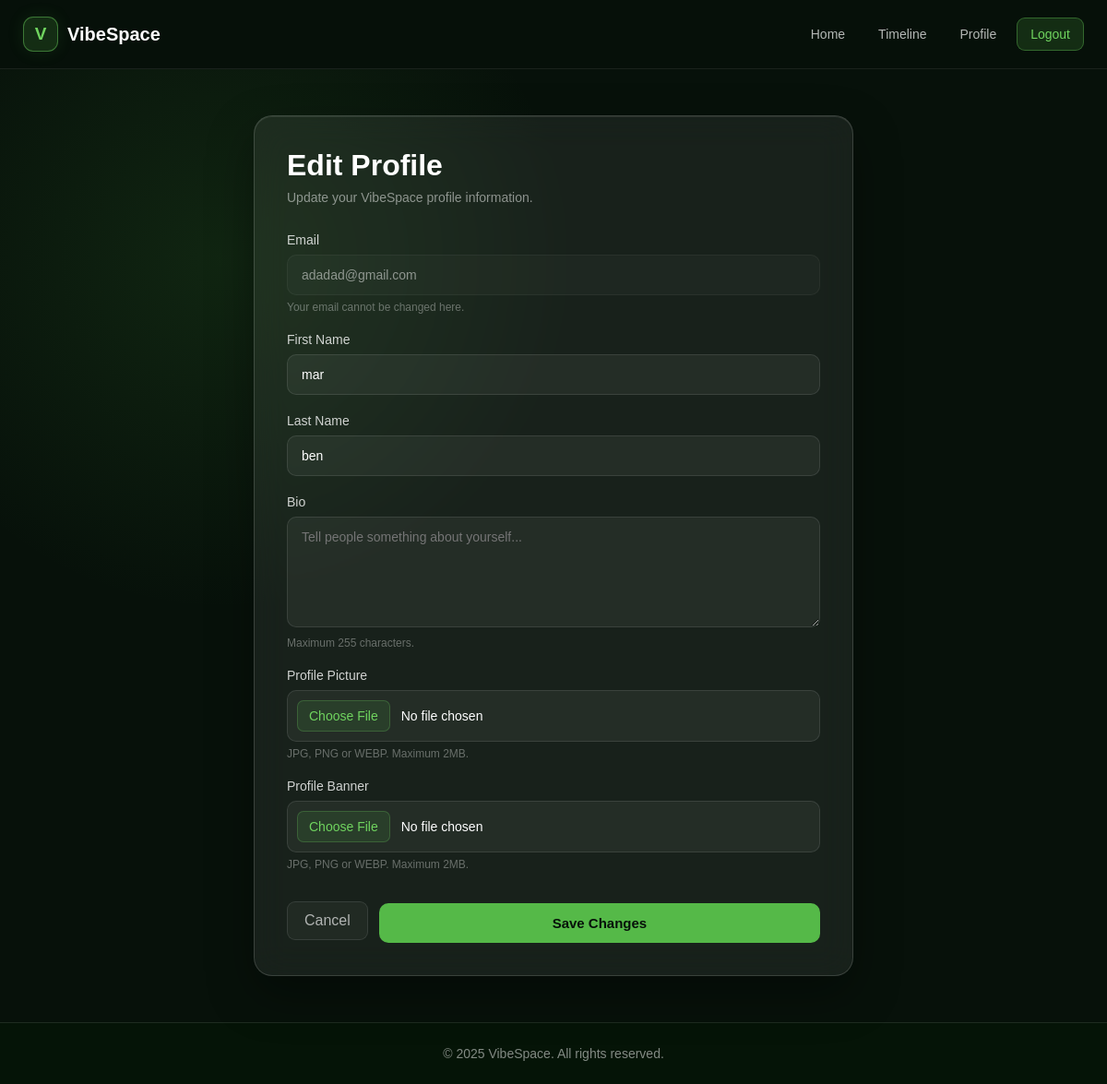
Screenshot of /edit_profile.php (signed in) with the database file from the repository.
### tables this page shows
CREATE TABLE `users` (
  `id` int(11) NOT NULL,
  `email` varchar(100) NOT NULL,
  `first_name` varchar(50) NOT NULL,
  `last_name` varchar(50) NOT NULL,
  `bio` varchar(255) DEFAULT NULL,
  `password` varchar(255) NOT NULL,
  `profile_picture` varchar(255) DEFAULT 'default-profile.png',
  `banner` varchar(255) DEFAULT 'default-banner.jpg',
  `created_at` timestamp NOT NULL DEFAULT current_timestamp()
);

### edit_profile.php (the view, shortened to what this page needs)
<?php
include 'db/dbconnect.php';
$user_id = $_SESSION['user_id'];
$sql = "
    SELECT
        first_name,
        last_name,
        email,
        bio
    FROM users
    WHERE id = ?
";
$stmt = mysqli_prepare($conn, $sql);
mysqli_stmt_bind_param(
    $stmt,
    "i",
    $user_id
);
mysqli_stmt_execute($stmt);
$result = mysqli_stmt_get_result($stmt);
$user = mysqli_fetch_assoc($result);
include 'views/navbar.php';
?>
<div class="edit-profile-page">
    <div class="edit-profile-card glass-card">
        <div class="edit-profile-header">
            <h1>Edit Profile</h1>
            <p>
                Update your VibeSpace profile information.
            </p>
        </div>
        <form
            action="models/update_profile.php"
            method="POST"
            enctype="multipart/form-data"
        >
            <div class="form-group">
                <label for="email">
                    Email
                </label>
                <input
                    type="email"
                    id="email"
                    value="<?php echo htmlspecialchars($user['email']); ?>"
                    disabled
                >
                <small>
                    Your email cannot be changed here.
                </small>
            </div>
            <div class="form-group">
                <label for="first_name">
                    First Name
                </label>
                <input
                    type="text"
                    id="first_name"
                    name="first_name"
                    value="<?php echo htmlspecialchars($user['first_name']); ?>"
                    required
                >
            </div>
            <div class="form-group">
                <label for="last_name">
                    Last Name
                </label>
                <input
                    type="text"
                    id="last_name"
                    name="last_name"
                    value="<?php echo htmlspecialchars($user['last_name']); ?>"
                    required
                >
            </div>
            <div class="form-group">
                <label for="bio">
                    Bio
                </label>
                <textarea
                    id="bio"
                    name="bio"
                    maxlength="255"
                    placeholder="Tell people something about yourself..."
                ><?php echo htmlspecialchars($user['bio'] ?? ''); ?></textarea>
                <small>
                    Maximum 255 characters.
                </small>
            </div>
<div class="form-group">
    <label for="profile_picture">
        Profile Picture
    </label>
    <input
        type="file"
        id="profile_picture"
        name="profile_picture"
        accept="image/jpeg,image/png,image/webp"
    >
    <small>
        JPG, PNG or WEBP. Maximum 2MB.
    </small>
</div>
<div class="form-group">
    <label for="banner">
        Profile Banner
    </label>
    <input
        type="file"
        id="banner"
        name="banner"
        accept="image/jpeg,image/png,image/webp"
    >
    <small>
        JPG, PNG or WEBP. Maximum 2MB.
    </small>
</div>
            <div class="edit-profile-buttons">
                <a
                    href="profile.php"
                    class="cancel-button"
                >
                    Cancel
                </a>
                <button
                    type="submit"
                    class="form-button"
                >
                    Save Changes
                </button>
            </div>
        </form>
    </div>
</div>
<?php
include 'views/footer.php';
?>

### css/style.css (style rules this page uses)
* { margin: 0; padding: 0; box-sizing: border-box; }
body { font-family: Arial, sans-serif; background: #07110a; color: white; min-height: 100vh; }
a { text-decoration: none; color: inherit; }
.glass-card { background: rgba(255, 255, 255, 0.07); backdrop-filter: blur(18px); -webkit-backdrop-filter: blur(18px); border: 1px solid rgba(255, 255, 255, 0.15); border-radius: 20px; box-shadow: 0 20px 50px rgba(0, 0, 0, 0.35), inset 0 1px 0 rgba(255, 255, 255, 0.08); transition: 0.35s ease; }
.form-group { margin-bottom: 18px; }
.form-group label { display: block; margin-bottom: 7px; color: #70d45f; font-size: 14px; font-weight: bold; }
.form-group input { width: 100%; padding: 13px 15px; border: 1px solid rgba(255, 255, 255, 0.15); border-radius: 10px; outline: none; background: rgba(255, 255, 255, 0.07); color: white; font-size: 15px; transition: 0.3s ease; }
.form-group input::placeholder { color: rgba(255, 255, 255, 0.35); }
.form-button { width: 100%; padding: 13px; margin-top: 5px; border: none; border-radius: 10px; background: #55b948; color: #07110a; font-size: 15px; font-weight: bold; cursor: pointer; transition: 0.3s ease; }
.edit-profile-page { min-height: calc(100vh - 70px); padding: 50px 20px; display: flex; justify-content: center; align-items: flex-start; background: radial-gradient( circle at 20% 20%, rgba(85, 185, 72, 0.12), transparent 30% ), #07110a; }
.edit-profile-card { width: 100%; max-width: 650px; padding: 35px; }
.edit-profile-header { margin-bottom: 30px; }
.edit-profile-header h1 { margin-bottom: 8px; }
.edit-profile-header p { color: rgba(255, 255, 255, 0.5); font-size: 14px; }
.edit-profile-card .form-group { margin-bottom: 20px; }
.edit-profile-card .form-group label { display: block; margin-bottom: 8px; color: rgba(255, 255, 255, 0.8); font-size: 14px; font-weight: 500; }
.edit-profile-card input, .edit-profile-card textarea { width: 100%; box-sizing: border-box; padding: 13px 15px; border-radius: 10px; border: 1px solid rgba(255, 255, 255, 0.1); outline: none; background: rgba(255, 255, 255, 0.05); color: white; font-family: inherit; font-size: 14px; transition: 0.3s ease; }
.edit-profile-card input:disabled { opacity: 0.5; cursor: not-allowed; }
.edit-profile-card textarea { min-height: 120px; resize: vertical; }
.edit-profile-card small { display: block; margin-top: 6px; color: rgba(255, 255, 255, 0.35); font-size: 12px; }
.edit-profile-buttons { display: flex; justify-content: flex-end; align-items: center; gap: 12px; margin-top: 30px; }
.cancel-button { padding: 11px 18px; border-radius: 9px; color: rgba(255, 255, 255, 0.65); text-decoration: none; border: 1px solid rgba(255, 255, 255, 0.1); background: rgba(255, 255, 255, 0.04); transition: 0.3s ease; }
.edit-profile-card input[type="file"] { padding: 10px; cursor: pointer; }

### rows the page displays
users: email "adadad@gmail.com", first_name "mar", last_name "ben"
